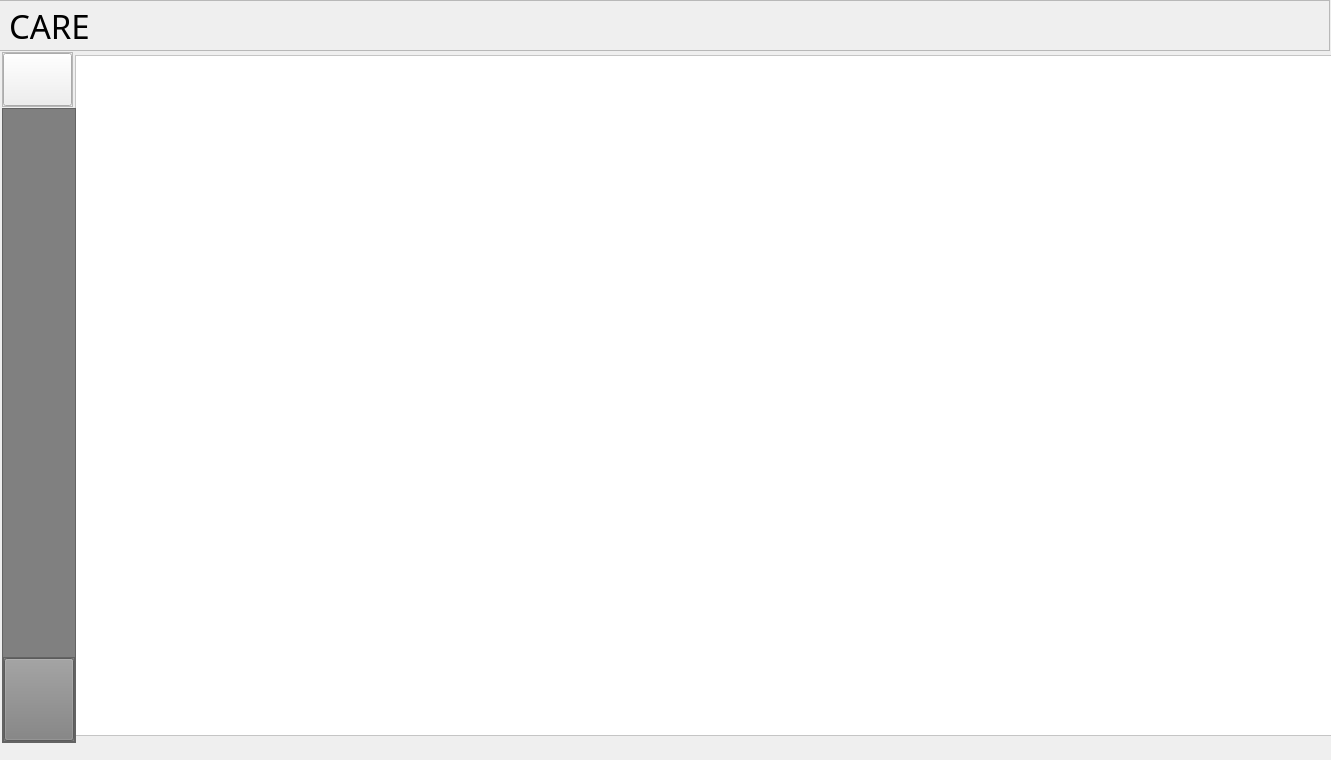
<?xml version="1.0" encoding="UTF-8"?>
<ui version="4.0">
 <class>MainWindow</class>
 <widget class="QMainWindow" name="MainWindow">
  <property name="geometry">
   <rect>
    <x>0</x>
    <y>0</y>
    <width>1331</width>
    <height>760</height>
   </rect>
  </property>
  <property name="windowTitle">
   <string>MainWindow</string>
  </property>
  <widget class="QWidget" name="centralwidget">
   <widget class="QFrame" name="frame_right">
    <property name="geometry">
     <rect>
      <x>75</x>
      <y>55</y>
      <width>1261</width>
      <height>681</height>
     </rect>
    </property>
    <property name="sizePolicy">
     <sizepolicy hsizetype="Expanding" vsizetype="Expanding">
      <horstretch>0</horstretch>
      <verstretch>0</verstretch>
     </sizepolicy>
    </property>
    <property name="styleSheet">
     <string notr="true">*{
   background:white;
}</string>
    </property>
    <property name="frameShape">
     <enum>QFrame::StyledPanel</enum>
    </property>
    <property name="frameShadow">
     <enum>QFrame::Raised</enum>
    </property>
    <layout class="QVBoxLayout" name="verticalLayout_3">
     <item>
      <widget class="QStackedWidget" name="stackedWidget">
       <property name="currentIndex">
        <number>0</number>
       </property>
       <widget class="QWidget" name="add_dataset"/>
       <widget class="QWidget" name="attendance"/>
       <widget class="QWidget" name="in_out"/>
       <widget class="QWidget" name="detail"/>
      </widget>
     </item>
    </layout>
   </widget>
   <widget class="QFrame" name="frame_top">
    <property name="geometry">
     <rect>
      <x>-1</x>
      <y>0</y>
      <width>1331</width>
      <height>51</height>
     </rect>
    </property>
    <property name="sizePolicy">
     <sizepolicy hsizetype="Expanding" vsizetype="Expanding">
      <horstretch>0</horstretch>
      <verstretch>0</verstretch>
     </sizepolicy>
    </property>
    <property name="frameShape">
     <enum>QFrame::StyledPanel</enum>
    </property>
    <property name="frameShadow">
     <enum>QFrame::Raised</enum>
    </property>
    <layout class="QHBoxLayout" name="horizontalLayout">
     <item>
      <widget class="QLabel" name="label_3">
       <property name="sizePolicy">
        <sizepolicy hsizetype="Preferred" vsizetype="Preferred">
         <horstretch>0</horstretch>
         <verstretch>0</verstretch>
        </sizepolicy>
       </property>
       <property name="font">
        <font>
         <family>Bodoni MT</family>
         <pointsize>25</pointsize>
        </font>
       </property>
       <property name="text">
        <string>CARE</string>
       </property>
       <property name="scaledContents">
        <bool>true</bool>
       </property>
      </widget>
     </item>
    </layout>
   </widget>
   <widget class="QFrame" name="frame_toggle">
    <property name="geometry">
     <rect>
      <x>2</x>
      <y>52</y>
      <width>71</width>
      <height>55</height>
     </rect>
    </property>
    <property name="frameShape">
     <enum>QFrame::StyledPanel</enum>
    </property>
    <property name="frameShadow">
     <enum>QFrame::Raised</enum>
    </property>
    <layout class="QVBoxLayout" name="verticalLayout_2">
     <property name="spacing">
      <number>1</number>
     </property>
     <property name="leftMargin">
      <number>0</number>
     </property>
     <property name="topMargin">
      <number>0</number>
     </property>
     <property name="rightMargin">
      <number>0</number>
     </property>
     <property name="bottomMargin">
      <number>0</number>
     </property>
     <item>
      <widget class="QPushButton" name="toggle_button">
       <property name="sizePolicy">
        <sizepolicy hsizetype="Expanding" vsizetype="Expanding">
         <horstretch>0</horstretch>
         <verstretch>0</verstretch>
        </sizepolicy>
       </property>
       <property name="text">
        <string/>
       </property>
       <property name="icon">
        <iconset resource="dash.qrc">
         <normaloff>:/icon/cil-menu.png</normaloff>:/icon/cil-menu.png</iconset>
       </property>
       <property name="iconSize">
        <size>
         <width>40</width>
         <height>40</height>
        </size>
       </property>
      </widget>
     </item>
    </layout>
   </widget>
   <widget class="QFrame" name="frame_left">
    <property name="geometry">
     <rect>
      <x>2</x>
      <y>108</y>
      <width>74</width>
      <height>635</height>
     </rect>
    </property>
    <property name="sizePolicy">
     <sizepolicy hsizetype="Preferred" vsizetype="Preferred">
      <horstretch>0</horstretch>
      <verstretch>0</verstretch>
     </sizepolicy>
    </property>
    <property name="minimumSize">
     <size>
      <width>70</width>
      <height>0</height>
     </size>
    </property>
    <property name="styleSheet">
     <string notr="true">*{
   background:grey;
}</string>
    </property>
    <property name="frameShape">
     <enum>QFrame::StyledPanel</enum>
    </property>
    <property name="frameShadow">
     <enum>QFrame::Raised</enum>
    </property>
    <layout class="QVBoxLayout" name="verticalLayout" stretch="0,0">
     <property name="spacing">
      <number>1</number>
     </property>
     <property name="leftMargin">
      <number>0</number>
     </property>
     <property name="topMargin">
      <number>0</number>
     </property>
     <property name="rightMargin">
      <number>0</number>
     </property>
     <property name="bottomMargin">
      <number>0</number>
     </property>
     <item alignment="Qt::AlignTop">
      <widget class="QFrame" name="frame_menu">
       <property name="enabled">
        <bool>true</bool>
       </property>
       <property name="sizePolicy">
        <sizepolicy hsizetype="Minimum" vsizetype="Minimum">
         <horstretch>70</horstretch>
         <verstretch>0</verstretch>
        </sizepolicy>
       </property>
       <property name="minimumSize">
        <size>
         <width>70</width>
         <height>0</height>
        </size>
       </property>
       <property name="frameShape">
        <enum>QFrame::NoFrame</enum>
       </property>
       <property name="frameShadow">
        <enum>QFrame::Raised</enum>
       </property>
      </widget>
     </item>
     <item alignment="Qt::AlignBottom">
      <widget class="QFrame" name="frame">
       <property name="sizePolicy">
        <sizepolicy hsizetype="Expanding" vsizetype="Preferred">
         <horstretch>0</horstretch>
         <verstretch>0</verstretch>
        </sizepolicy>
       </property>
       <property name="minimumSize">
        <size>
         <width>70</width>
         <height>85</height>
        </size>
       </property>
       <property name="frameShape">
        <enum>QFrame::StyledPanel</enum>
       </property>
       <property name="frameShadow">
        <enum>QFrame::Raised</enum>
       </property>
       <layout class="QVBoxLayout" name="verticalLayout_4">
        <property name="spacing">
         <number>1</number>
        </property>
        <property name="leftMargin">
         <number>0</number>
        </property>
        <property name="topMargin">
         <number>0</number>
        </property>
        <property name="rightMargin">
         <number>0</number>
        </property>
        <property name="bottomMargin">
         <number>0</number>
        </property>
        <item>
         <widget class="QPushButton" name="pushButton">
          <property name="sizePolicy">
           <sizepolicy hsizetype="Expanding" vsizetype="Expanding">
            <horstretch>0</horstretch>
            <verstretch>0</verstretch>
           </sizepolicy>
          </property>
          <property name="text">
           <string/>
          </property>
          <property name="icon">
           <iconset resource="dash.qrc">
            <normaloff>:/icon/cil-loop-circular.png</normaloff>:/icon/cil-loop-circular.png</iconset>
          </property>
          <property name="iconSize">
           <size>
            <width>40</width>
            <height>40</height>
           </size>
          </property>
         </widget>
        </item>
       </layout>
      </widget>
     </item>
    </layout>
   </widget>
   <zorder>frame_top</zorder>
   <zorder>frame_right</zorder>
   <zorder>frame_toggle</zorder>
   <zorder>frame_left</zorder>
  </widget>
  <widget class="QMenuBar" name="menubar">
   <property name="geometry">
    <rect>
     <x>0</x>
     <y>0</y>
     <width>1331</width>
     <height>21</height>
    </rect>
   </property>
  </widget>
 </widget>
 <resources>
  <include location="dash.qrc"/>
 </resources>
 <connections/>
</ui>
